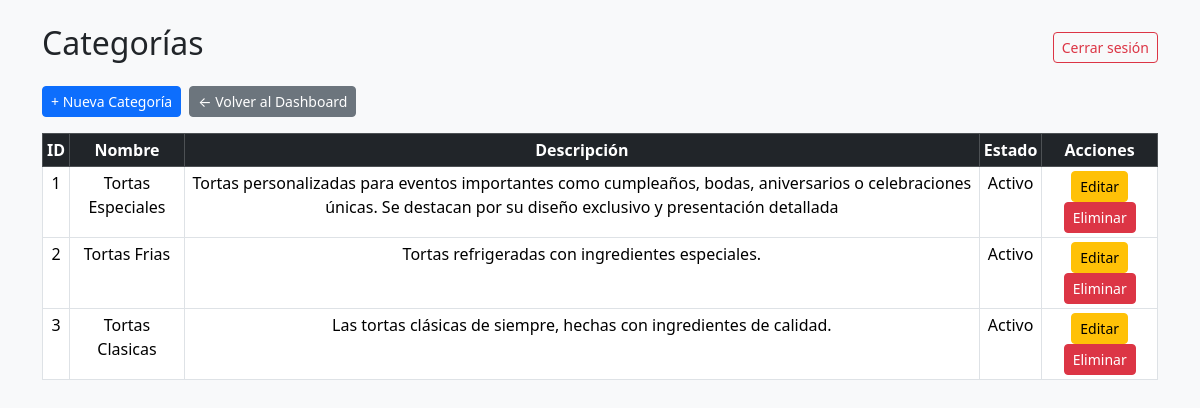
Screenshot of /vistas/categorias/index.php (signed in) with the database file from the repository.
### tables this page shows
CREATE TABLE `categorias` (
  `ID_Categoria` int(11) NOT NULL,
  `Nombre_Categoria` varchar(100) NOT NULL,
  `Descripcion` text DEFAULT NULL,
  `Estado` varchar(10) DEFAULT 'Activo'
);

### modelos/Categoria.php (called while the page is built, shortened)
<?php
class Categoria {
    public static function obtenerTodas() {
        $conexion = Conexion::conectar();
        $sql = "SELECT * FROM categorias";
        $stmt = $conexion->prepare($sql);
        $stmt->execute();
        return $stmt->fetchAll(PDO::FETCH_ASSOC);
    }
}

### vistas/categorias/index.php (the view, shortened to what this page needs)
<?php
require_once(__DIR__ . '/../../modelos/Categoria.php');
$categorias = Categoria::obtenerTodas();
?>
<!DOCTYPE html>
<html lang="es">
<head>
    <link href="https://cdn.jsdelivr.net/npm/bootstrap@5.3.2/dist/css/bootstrap.min.css" rel="stylesheet">
</head>
<body class="bg-light">
<div class="container py-4">
    <div class="d-flex justify-content-between align-items-center mb-3">
        <h2>Categorías</h2>
        <a href="../../controladores/logout.php" class="btn btn-outline-danger btn-sm">Cerrar sesión</a>
    </div>
    <div class="mb-3 d-flex gap-2 flex-wrap">
        <a href="crear.php" class="btn btn-primary btn-sm">+ Nueva Categoría</a>
        <a href="../dashboard.php" class="btn btn-secondary btn-sm">← Volver al Dashboard</a>
    </div>
    <div class="table-responsive">
        <table class="table table-bordered table-hover table-sm bg-white text-center">
            <thead class="table-dark">
                <tr>
                    <th>ID</th>
                    <th>Nombre</th>
                    <th>Descripción</th>
                    <th>Estado</th>
                    <th>Acciones</th>
                </tr>
            </thead>
            <tbody>
                <?php foreach ($categorias as $categoria): ?>
                    <tr>
                        <td><?= $categoria['ID_Categoria'] ?></td>
                        <td><?= $categoria['Nombre_Categoria'] ?></td>
                        <td><?= $categoria['Descripcion'] ?></td>
                        <td><?= $categoria['Estado'] ?></td>
                        <td>
                            <a href="editar.php?id=<?= $categoria['ID_Categoria'] ?>" class="btn btn-warning btn-sm">Editar</a>
                            <a href="../../controladores/categoriaControlador.php?accion=eliminar&id=<?= $categoria['ID_Categoria'] ?>"
                               class="btn btn-danger btn-sm"
                               onclick="return confirm('¿Estás seguro que deseas eliminar esta categoría?');">
                               Eliminar</a>
                        </td>
                    </tr>
                <?php endforeach ?>
            </tbody>
        </table>
    </div>
</div>
</body>
</html>

### rows the page displays
categorias: ID_Categoria "1", Nombre_Categoria "Tortas Especiales", Descripcion "Tortas personalizadas para eventos importantes como cumpleaños, bodas, aniversarios o celebraciones únicas. Se destacan por su diseño exclusivo y presentación detallada", Estado "Activo"
categorias: ID_Categoria "2", Nombre_Categoria "Tortas Frias", Descripcion "Tortas refrigeradas con ingredientes especiales.", Estado "Activo"
categorias: ID_Categoria "3", Nombre_Categoria "Tortas Clasicas", Descripcion "Las tortas clásicas de siempre, hechas con ingredientes de calidad.", Estado "Activo"
